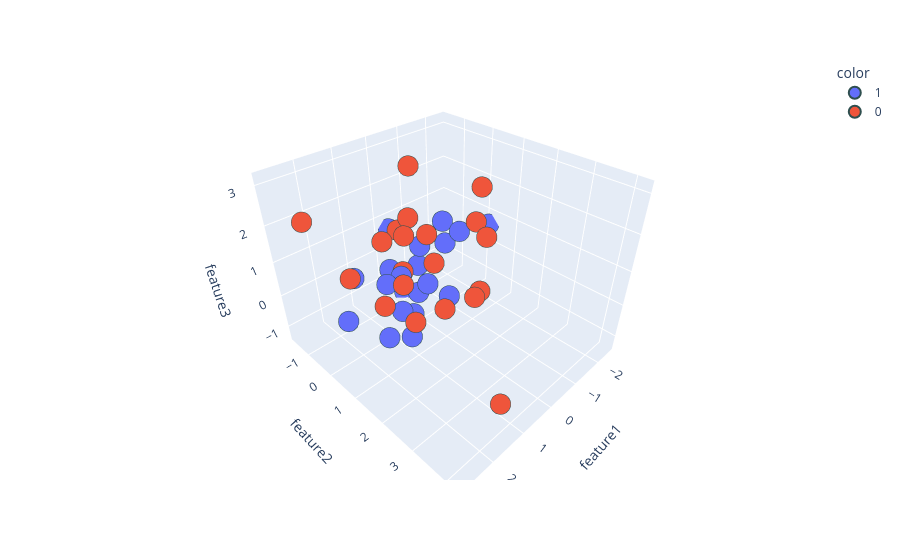

Notebook code cell kept with this figure:
### Code cell
import plotly.express as px

fig = px.scatter_3d(
    df,
    x='feature1',
    y='feature2',
    z='feature3',
    color=df['target'].astype(str)
)

fig.update_traces(
    marker=dict(
        size=12,
        line=dict(
            width=2,
            color='DarkSlateGrey'
        )
    ),
    selector=dict(mode='markers')
)

fig.show()

### Figure 1 — Plotly figure (JSON) as saved in the notebook; plotly's stock layout.template omitted (floating-point values rounded to 4 significant figures)
{"data": [{"hovertemplate": "color=1<br>feature1=%{x}<br>feature2=%{y}<br>feature3=%{z}<extra></extra>", "legendgroup": "1", "marker": {"color": "#636efa", "line": {"color": "DarkSlateGrey", "width": 2}, "size": 12, "symbol": "circle"}, "mode": "markers", "name": "1", "scene": "scene", "showlegend": true, "type": "scatter3d", "x": [-0.3675, 0.4206, 1.968, -2.506, 0.3223, -0.3316, 0.667, -1.01, 0.2411, -0.04544, -0.9926, -0.4208, 0.9486, 1.415, 1.045, -1.838, 0.1901, -0.02254, 1.267, 1.772], "y": [-1.137, 0.4116, -0.5478, 0.147, 0.06034, -1.632, 0.02581, 0.4417, -0.9525, 1.041, -0.1613, -0.552, 0.7017, 0.4577, 0.5382, -0.9388, 0.5121, 0.01342, 0.1736, -0.3475], "z": [-1.322, -0.07132, -0.6794, 0.6062, -1.043, 0.6191, -0.7776, 1.129, -0.1363, -0.09403, 1.192, -0.1211, -1.051, 0.7289, 0.8121, -0.2018, 0.1315, 0.9359, -1.223, 0.6701]}, {"hovertemplate": "color=0<br>feature1=%{x}<br>feature2=%{y}<br>feature3=%{z}<extra></extra>", "legendgroup": "0", "marker": {"color": "#EF553B", "line": {"color": "DarkSlateGrey", "width": 2}, "size": 12, "symbol": "circle"}, "mode": "markers", "name": "0", "scene": "scene", "showlegend": true, "type": "scatter3d", "x": [0.1771, 1.425, 2.224, -0.7233, 2.823, -1.39, 0.3849, 1.677, 1.438, 0.2907, 0.7319, -1.028, -0.7643, 2.011, 0.8989, 1.01, 1.251, 0.2046, 0.7489, 1.234], "y": [-0.5981, 1.441, 0.2304, 1.461, -0.3329, 0.6667, 1.324, 4.188, 1.1, 0.867, 0.5174, 1.131, 1.567, 1.921, 0.436, 1.438, 0.1864, -0.01154, 2.593, 0.05278], "z": [1.227, 0.1826, 1.192, -0.08537, 2.637, 1.344, -0.1032, -0.08056, 1.065, 0.9826, 2.245, 2.603, 1.549, 2.933, 0.821, 2.328, 1.704, 3.151, 1.171, -0.2616]}], "layout": {"legend": {"title": {"text": "color"}, "tracegroupgap": 0}, "margin": {"t": 60}, "scene": {"domain": {"x": [0, 1], "y": [0, 1]}, "xaxis": {"title": {"text": "feature1"}}, "yaxis": {"title": {"text": "feature2"}}, "zaxis": {"title": {"text": "feature3"}}}}}
